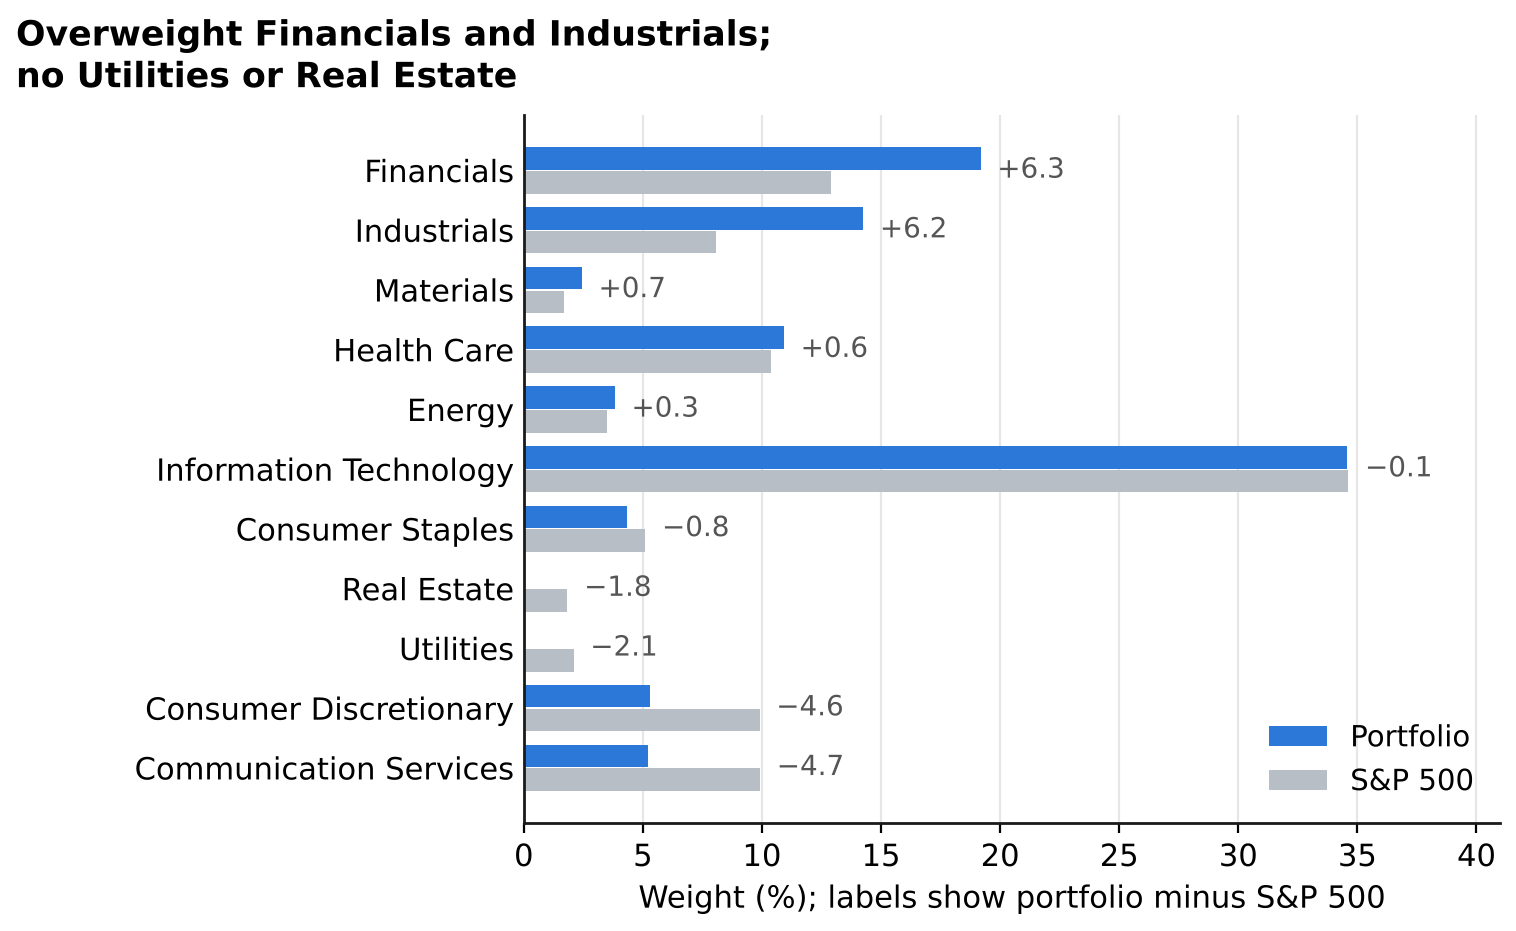

The script that drew this image:
"""Figure 3. Sector weights of the fund against the S&P 500.

S&P 500 sector weights are each stock's share of total float market
capitalisation, a proxy for the official index weights.
"""
import numpy as np
import matplotlib.pyplot as plt

from common import BLUE, GREY, MUTED, load_workbook_data, save, title

universe, portfolio, _ = load_workbook_data()

sectors = {}  # sector -> [S&P 500 weight %, fund weight %]
for u in universe:
    if u["bench"]:
        sectors.setdefault(u["sector"], [0.0, 0.0])[0] += u["bench"] * 100
for p in portfolio:
    sectors.setdefault(p["sector"], [0.0, 0.0])[1] += p["weight"] * 100
order = sorted(sectors, key=lambda k: sectors[k][1] - sectors[k][0])
for k in order[::-1]:
    print(f"{k:28s} fund {sectors[k][1]:5.1f}%  S&P 500 {sectors[k][0]:5.1f}%")

fig, ax = plt.subplots(figsize=(6.3, 4.6))
yy = np.arange(len(order))
h = 0.38
ax.barh(yy + h / 2 + 0.01, [sectors[k][1] for k in order], height=h, color=BLUE, label="Portfolio", linewidth=0)
ax.barh(yy - h / 2 - 0.01, [sectors[k][0] for k in order], height=h, color=GREY, label="S&P 500", linewidth=0)
for i, k in enumerate(order):
    active = sectors[k][1] - sectors[k][0]
    ax.text(max(sectors[k]) + 0.7, i, f"{active:+.1f}".replace("-", "−"), va="center", fontsize=10, color=MUTED)
ax.set_yticks(yy)
ax.set_yticklabels(order, fontsize=11)
ax.tick_params(axis="y", length=0)
ax.set_xlabel("Weight (%); labels show portfolio minus S&P 500")
ax.set_xlim(0, 41)
ax.xaxis.grid(True, color="#E6E6E6", linewidth=0.8)
ax.set_axisbelow(True)
ax.legend(frameon=False, loc="lower right", fontsize=10.5)
title(ax, "Overweight Financials and Industrials;\nno Utilities or Real Estate", x=-0.52)
save(fig, "fig3_sector_weights.png")
